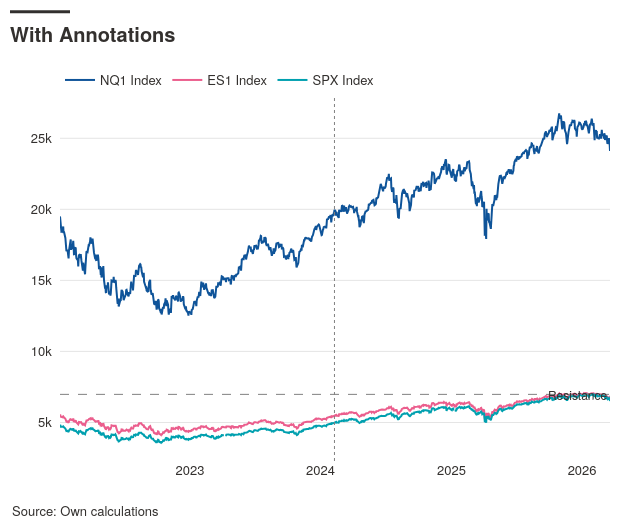

The cell this chart's notebook holds for it:
### Markdown cell above
## 6 — Annotations (horizontal and vertical reference lines)

### Code cell
tsplot(
    df,
    yaxis={"cols": PRICE_COLS},
    title={"main": "With Annotations"},
    annotations={
        "hline": {"Resistance": df[PRICE_COLS[0]].max() * 1},
        "vline": [str(df.index[len(df) // 2].date())],
    },
    backend="plotly",
)

### Figure 1 — Plotly figure (JSON) as saved in the notebook; plotly's stock layout.template omitted (floating-point values rounded to 4 significant figures; data arrays with more than 128 entries replaced by an {"elided": "..."} marker saying what was removed)
{"data": [{"hovertemplate": "%{fullData.name}: %{y:.4g}<extra></extra>", "line": {"color": "#0F5499"}, "mode": "lines", "name": "NQ1 Index", "type": "scatter", "x": {"elided": "1059 str values"}, "y": {"elided": "1059 float values"}}, {"hovertemplate": "%{fullData.name}: %{y:.4g}<extra></extra>", "line": {"color": "#EB5E8D"}, "mode": "lines", "name": "ES1 Index", "type": "scatter", "x": {"elided": "1059 str values"}, "y": {"elided": "1059 float values"}}, {"hovertemplate": "%{fullData.name}: %{y:.4g}<extra></extra>", "line": {"color": "#00A0AF"}, "mode": "lines", "name": "SPX Index", "type": "scatter", "x": {"elided": "1059 str values"}, "y": {"elided": "1059 float values"}}], "layout": {"annotations": [{"font": {"color": "#33302E", "size": 13}, "showarrow": false, "text": "Source: Own calculations", "x": -0.09091, "xanchor": "left", "xref": "paper", "y": 0, "yanchor": "top", "yref": "paper", "yshift": -38}, {"font": {"size": 12}, "showarrow": false, "text": "Resistance", "x": 1, "xanchor": "right", "xref": "paper", "y": 6979.0, "yref": "y"}], "font": {"color": "#33302E", "family": "Outfit, Helvetica Neue, Helvetica, Arial, sans-serif", "size": 13}, "height": 529, "hoverlabel": {"bgcolor": "white", "bordercolor": "#cccccc", "font": {"color": "#33302E", "family": "Outfit, Helvetica Neue, Helvetica, Arial, sans-serif", "size": 11}}, "hovermode": "x unified", "legend": {"bgcolor": "rgba(0, 0, 0, 0)", "font": {"color": "#33302E", "size": 13}, "orientation": "h", "x": 0, "xanchor": "left", "y": 1, "yanchor": "bottom"}, "margin": {"b": 68, "l": 60, "r": 20, "t": 95}, "shapes": [{"line": {"color": "#33302E", "width": 3}, "type": "line", "x0": -0.09091, "x1": 0.01818, "xref": "paper", "y0": 1.228, "y1": 1.228, "yref": "paper"}, {"line": {"color": "gray", "dash": "dash", "width": 1}, "type": "line", "x0": 0, "x1": 1, "xref": "x domain", "y0": 6979.0, "y1": 6979.0, "yref": "y"}, {"line": {"color": "gray", "dash": "dot", "width": 1}, "type": "line", "x0": "2024-02-09", "x1": "2024-02-09", "xref": "x", "y0": 0, "y1": 1, "yref": "y domain"}], "title": {"font": {"color": "#33302E", "family": "Outfit, Helvetica Neue, Helvetica, Arial, sans-serif", "size": 20}, "text": "<b>With Annotations</b>", "x": 0.01587, "xanchor": "left", "xref": "container", "y": 0.9471, "yanchor": "top", "yref": "container"}, "width": 630, "xaxis": {"automargin": true, "autorange": true, "hoverformat": "%Y-%m-%d", "range": ["2022-01-03", "2026-03-20"], "showgrid": false, "showspikes": true, "spikecolor": "#999999", "spikedash": "dot", "spikemode": "across", "spikesnap": "cursor", "spikethickness": 1, "type": "date"}, "yaxis": {"autorange": true, "gridcolor": "#E5E5E5", "range": [2289.0, 28050.0], "showgrid": true, "ticksuffix": "  ", "type": "linear", "zeroline": false}}}
